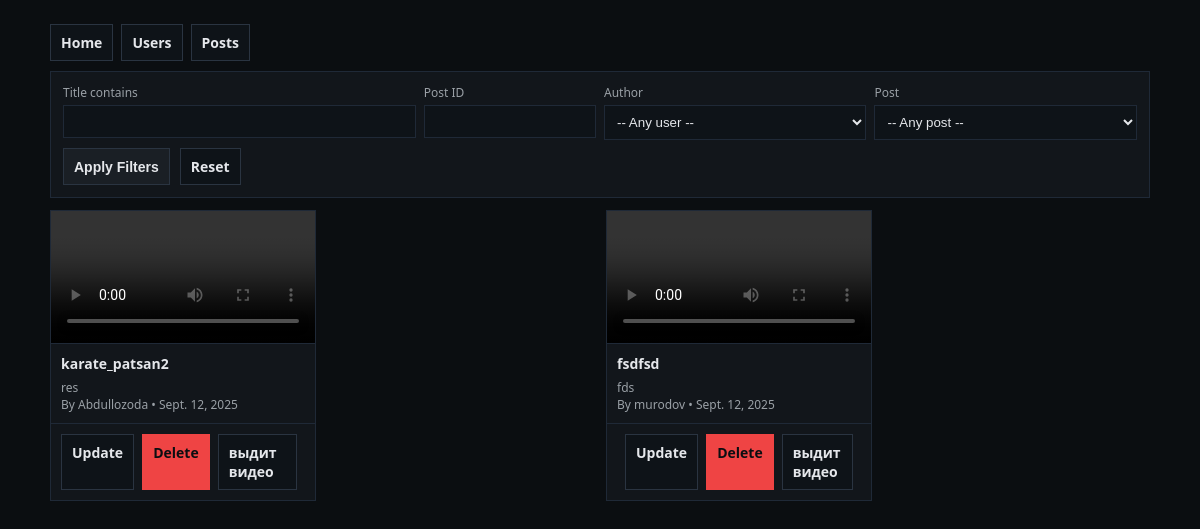
Screenshot of /listpost/ with the database file from the repository.
### myapp/models.py (models this page shows, shortened)
class Post(models.Model):
    title=models.CharField( max_length=50)
    description=models.CharField( max_length=250)
    created_at=models.DateField( auto_now_add=True)
    user_id=models.ForeignKey(User,on_delete=models.CASCADE)
    video = models.FileField(upload_to='videos')

class User(models.Model):
    first_name = models.CharField(max_length=50)
    last_name = models.CharField(max_length=50)
    email = models.CharField(max_length=50)
    age=models.IntegerField()
    image = models.ImageField(upload_to='images')
    def __str__(self):
        return self.first_name

### myapp/views.py (the view)
# urls.py: path('listpost/',post_list,name='list-post'),
def post_list(request):
    posts = Post.objects.all()
    users=User.objects.all()
    title = request.GET.get('title')
    if title:
        posts=posts.filter(title__icontains=title)
    movid = request.GET.get('movid')
    if movid:
        posts=posts.filter(id=movid)
    uservideo = request.GET.get('uservideo')
    if uservideo:
        posts = posts.filter(user_id=uservideo)
    titlo = request.GET.get('titlo')
    if titlo:
        posts = posts.filter(id=titlo)
    return render (request,'postlist.html',{'posts': posts, 'users': users})

### myapp/templates/postlist.html (shortened to what this page needs)
<!DOCTYPE html>
<html lang="en">
<head>
</head>
<body>
  <div class="wrap">
    <div class="top">
      <a class="btn" href="{% url 'home' %}">Home</a>
      <a class="btn" href="{% url 'list-user' %}">Users</a>
      <a class="btn" href="{% url 'list-post' %}">Posts</a>
    </div>
    <div class="panel filters">
      <form class="grid" method="get">
        <div class="col-4">
          <label>Title contains</label>
          <input type="text" name="title" value="{{ request.GET.title }}">
        </div>
        <div class="col-2">
          <label>Post ID</label>
          <input type="number" name="movid" value="{{ request.GET.movid }}">
        </div>
        <div class="col-3">
          <label>Author</label>
          <select name="uservideo">
            <option value="">-- Any user --</option>
          </select>
        </div>
        <div class="col-3">
          <label>Post</label>
          <select name="titlo">
            <option value="">-- Any post --</option>
          </select>
        </div>
        <div class="col-12" style="display:flex;gap:10px;flex-wrap:wrap">
          <button class="btn primary" type="submit">Apply Filters</button>
          <a class="btn" href="{% url 'list-post' %}">Reset</a>
        </div>
      </form>
    </div>
    <div class="list">
      {% for post in posts %}
      <div class="panel card">
        <div class="video">
          <video controls>
            <source src="{{ post.video.url }}" type="video/mp4">
          </video>
        </div>
        <div class="body">
          <div class="title">{{ post.title }}</div>
          <div class="meta">{{ post.description }}</div>
          <div class="meta">By {{ post.user_id }} • {{ post.created_at }}</div>
        </div>
        <div class="actions">
          <a href="{% url 'update-post' post.id %}" class="btn">Update</a>
          <a href="{% url 'delete-post' post.id %}" class="btn danger">Delete</a>
          <a href="{% url 'post-getbyid' post.id %}" class="btn">выдит видео<a/>
        </div>
      </div>
      {% empty %}
      <div class="panel" style="padding:14px">No posts found.</div>
      {% endfor %}
    </div>
  </div>
</body>
</html>

### myapp/templates/postlist.html (style rules this page uses)
* { box-sizing:border-box }
body { margin:0;background:#0b0e11;color:#e5e7eb;font-family:system-ui,-apple-system,Segoe UI,Roboto,Ubuntu,Cantarell,Noto Sans,Arial }
.wrap { width:94%;max-width:1100px;margin:24px auto }
.top { display:flex;gap:8px;flex-wrap:wrap;margin-bottom:10px }
.btn { appearance:none;border:1px solid #2a3441;background:#0e1318;color:#e5e7eb;padding:8px 10px;border-radius:0;text-decoration:none;font-weight:600;cursor:pointer;font-size:14px }
.btn.primary { background:#1a1f25;border-color:#2a3441 }
.btn.danger { background:#ef4444;border-color:#ef4444;color:#0b0e11 }
.panel { background:#12161b;border:1px solid #1f2937;border-radius:0 }
.filters { padding:12px }
.grid { display:grid;grid-template-columns:repeat(12,1fr);gap:8px }
.grid .col-4 { grid-column:span 4 }
.grid .col-3 { grid-column:span 3 }
.grid .col-2 { grid-column:span 2 }
.grid .col-12 { grid-column:1/-1 }
label { color:#9aa0a6;font-size:12px;margin-bottom:4px;display:block }
input[type="text"],input[type="number"],select { width:100%;background:#0e1318;border:1px solid #1f2937;border-radius:0;color:#e5e7eb;padding:8px }
.list { margin-top:12px;display:grid;grid-template-columns:repeat(auto-fill,minmax(260px,1fr));gap:12px }
.card { overflow:hidden }
.video { background:#0e1318 }
.video video { width:100%;display:block;border-bottom:1px solid #1f2937 }
.body { padding:10px }
.title { font-weight:700;margin:0 0 6px;font-size:14px }
.meta { color:#9aa0a6;font-size:12px }
.actions { padding:10px;display:flex;justify-content:flex-end;gap:8px;border-top:1px solid #1f2937 }

### rows the page displays
Post: title "karate_patsan2", description "res", user_id "Abdullozoda", created_at "Sept. 12, 2025"
Post: title "fsdfsd", description "fds", user_id "murodov", created_at "Sept. 12, 2025"
